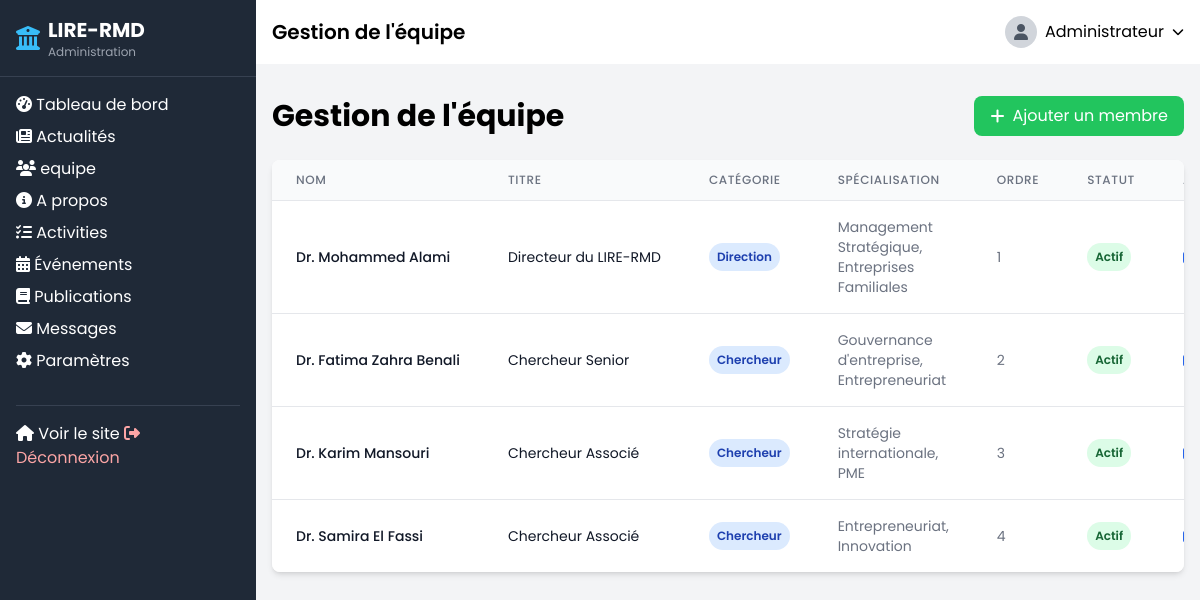
/admin/team.php (signed in), run on the app's committed database.
### tables this page shows
CREATE TABLE IF NOT EXISTS team_members (
    id INT AUTO_INCREMENT PRIMARY KEY,
    name VARCHAR(100) NOT NULL,
    title VARCHAR(100) NOT NULL,
    bio TEXT,
    photo VARCHAR(255) DEFAULT 'assets/img/default-profile.jpg',
    email VARCHAR(100),
    is_active BOOLEAN DEFAULT TRUE,
    display_order INT DEFAULT 0
);

### admin/team.php (the view, shortened to what this page needs)
<?php
require_once '../includes/config.php';
include_once 'includes/header.php';
?>
<div class="container mx-auto px-4 py-8">
    <div class="flex justify-between items-center mb-6">
        <h1 class="text-3xl font-bold">Gestion de l'équipe</h1>
        <button id="showAddForm" class="bg-green-500 hover:bg-green-600 text-white px-4 py-2 rounded-lg flex items-center">
            <i class="fas fa-plus mr-2"></i> Ajouter un membre
        </button>
    </div>
    <div class="bg-white rounded-lg shadow-md overflow-hidden">
        <div class="overflow-x-auto">
            <table class="min-w-full divide-y divide-gray-200">
                <thead class="bg-gray-50">
                    <tr>
                        <th scope="col" class="px-6 py-3 text-left text-xs font-medium text-gray-500 uppercase tracking-wider">Nom</th>
                        <th scope="col" class="px-6 py-3 text-left text-xs font-medium text-gray-500 uppercase tracking-wider">Titre</th>
                        <th scope="col" class="px-6 py-3 text-left text-xs font-medium text-gray-500 uppercase tracking-wider">Catégorie</th>
                        <th scope="col" class="px-6 py-3 text-left text-xs font-medium text-gray-500 uppercase tracking-wider">Spécialisation</th>
                        <th scope="col" class="px-6 py-3 text-left text-xs font-medium text-gray-500 uppercase tracking-wider">Ordre</th>
                        <th scope="col" class="px-6 py-3 text-left text-xs font-medium text-gray-500 uppercase tracking-wider">Statut</th>
                        <th scope="col" class="px-6 py-3 text-left text-xs font-medium text-gray-500 uppercase tracking-wider">Actions</th>
                    </tr>
                </thead>
                <tbody class="bg-white divide-y divide-gray-200">
                    <?php
                    $members_query = "SELECT * FROM team_members ORDER BY display_order ASC, name ASC";
                    $members_result = mysqli_query($conn, $members_query);
                    if ($members_result && mysqli_num_rows($members_result) > 0) {
                        while ($member = mysqli_fetch_assoc($members_result)) {
                            $category_labels = [
                                'direction' => 'Direction',
                                'researcher' => 'Chercheur',
                                'phd_student' => 'Doctorant'
                            ];
                            ?>
                            <tr>
                                <td class="px-6 py-4 whitespace-nowrap">
                                    <div class="text-sm font-medium text-gray-900"><?php echo $member['name']; ?></div>
                                </td>
                                <td class="px-6 py-4 whitespace-nowrap">
                                    <div class="text-sm text-gray-900"><?php echo $member['title']; ?></div>
                                </td>
                                <td class="px-6 py-4 whitespace-nowrap">
                                    <span class="px-2 py-1 inline-flex text-xs leading-5 font-semibold rounded-full bg-blue-100 text-blue-800">
                                        <?php echo $category_labels[$member['category']] ?? $member['category']; ?>
                                    </span>
                                </td>
                                <td class="px-6 py-4">
                                    <div class="text-sm text-gray-500"><?php echo substr($member['specialization'], 0, 50) . (strlen($member['specialization']) > 50 ? '...' : ''); ?></div>
                                </td>
                                <td class="px-6 py-4 whitespace-nowrap">
                                    <div class="text-sm text-gray-500"><?php echo $member['display_order']; ?></div>
                                </td>
                                <td class="px-6 py-4 whitespace-nowrap">
                                    <?php if ($member['is_active']): ?>
                                        <span class="px-2 py-1 inline-flex text-xs leading-5 font-semibold rounded-full bg-green-100 text-green-800">Actif</span>
                                    <?php else: ?>
                                        <span class="px-2 py-1 inline-flex text-xs leading-5 font-semibold rounded-full bg-gray-100 text-gray-800">Inactif</span>
                                    <?php endif; ?>
                                </td>
                                <td class="px-6 py-4 whitespace-nowrap text-sm font-medium">
                                </td>
                            </tr>
                            <?php
                        }
                    } else {
                        echo '<tr><td colspan="7" class="px-6 py-4 text-center text-sm text-gray-500">Aucun membre disponible</td></tr>';
                    }
                    ?>
                </tbody>
            </table>
        </div>
    </div>
</div>
<?php
include_once 'includes/footer.php';
?>

### data on the page
team_members: name "Dr. Mohammed Alami", title "Directeur du LIRE-RMD", category "Direction", specialization "Management Stratégique, Entreprises Familiales", display_order "1", is_active "Actif"
team_members: name "Dr. Fatima Zahra Benali", title "Chercheur Senior", category "Chercheur", specialization "Gouvernance d'entreprise, Entrepreneuriat", display_order "2", is_active "Actif"
team_members: name "Dr. Karim Mansouri", title "Chercheur Associé", category "Chercheur", specialization "Stratégie internationale, PME", display_order "3", is_active "Actif"
team_members: name "Dr. Samira El Fassi", title "Chercheur Associé", category "Chercheur", specialization "Entrepreneuriat, Innovation", display_order "4", is_active "Actif"

### other printed values
$page_title "Gestion de l'équipe"
$_SESSION['user_name'] "Administrateur"
